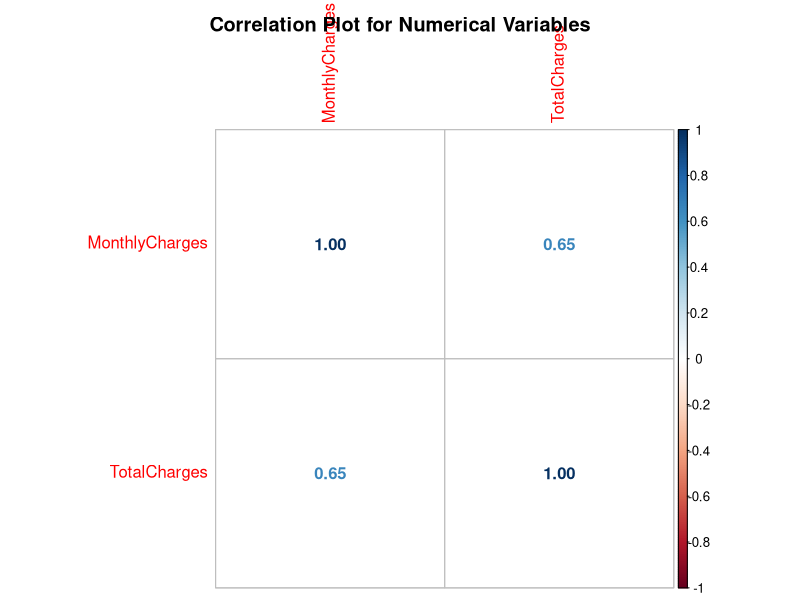
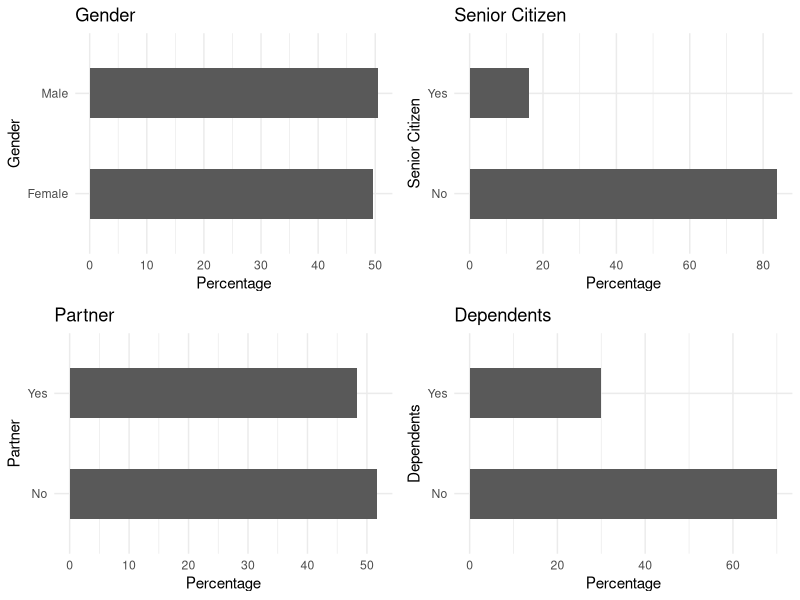
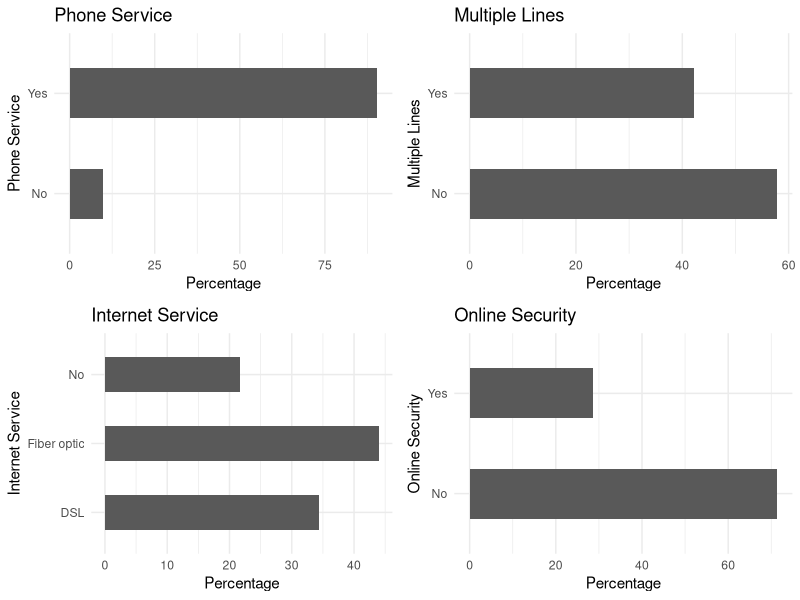
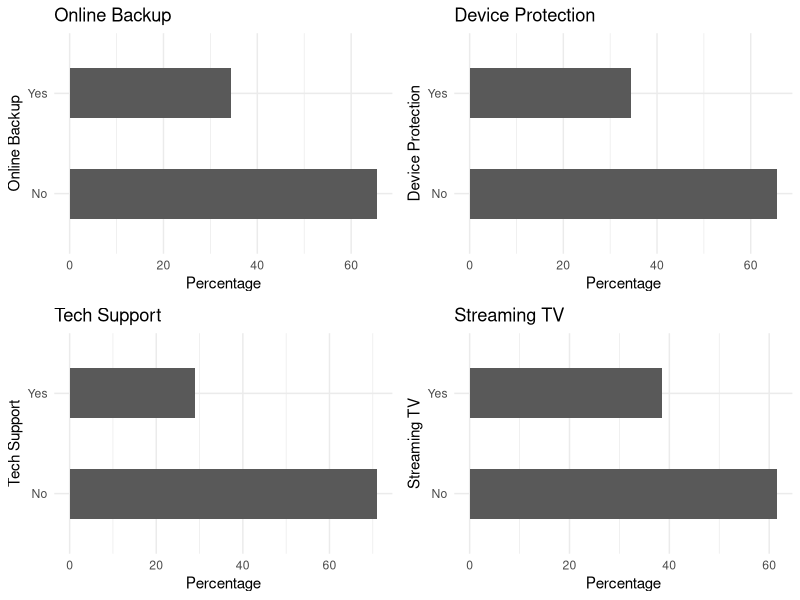
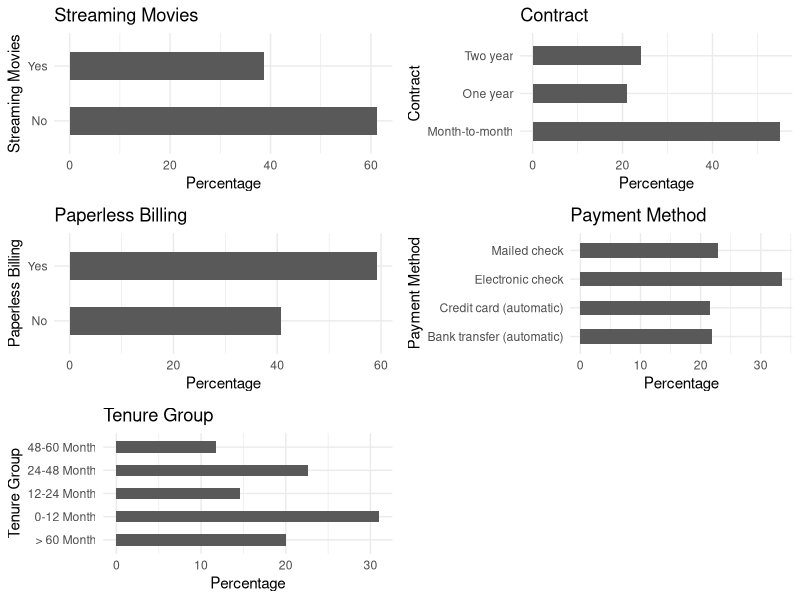
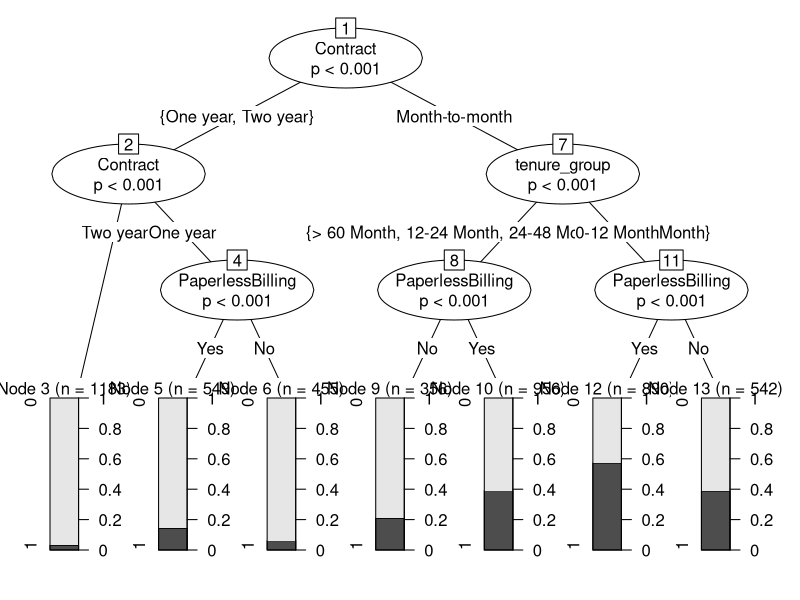
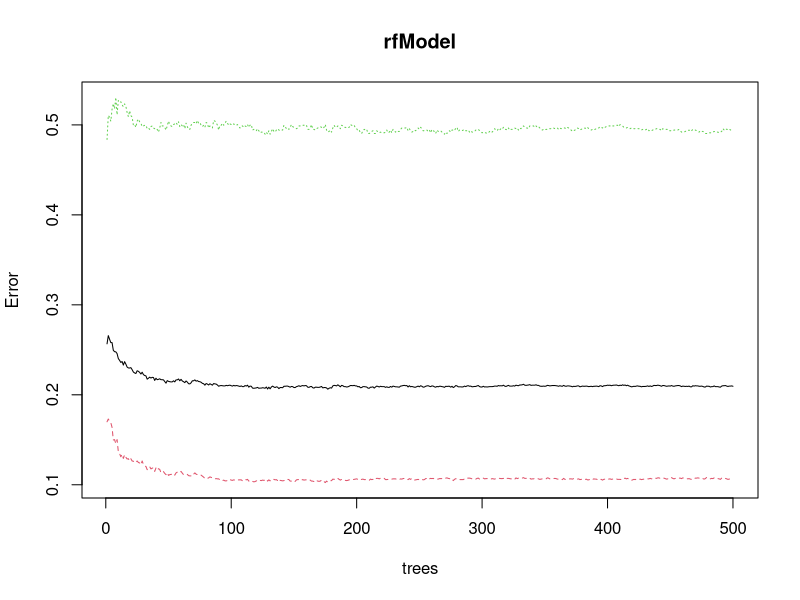
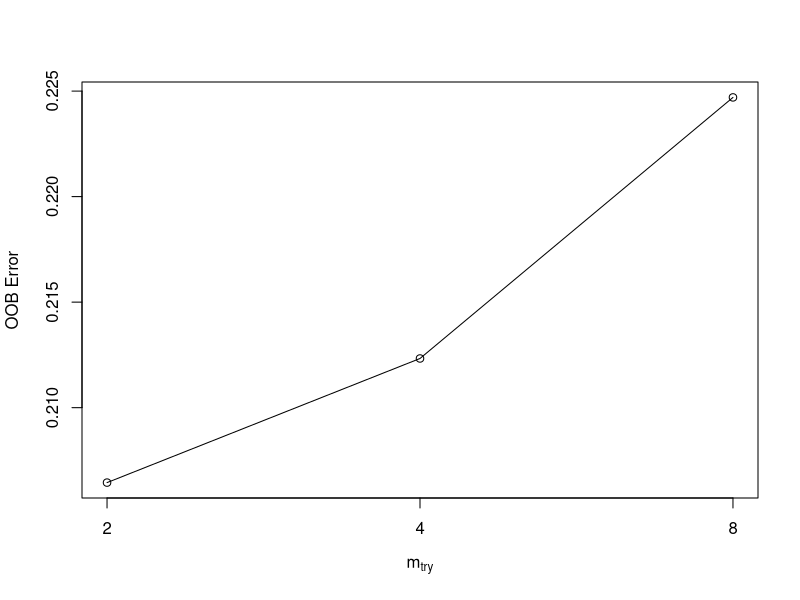

The R script that drew these images, in order:
#Data Preprocessing
library(plyr)
library(corrplot)
library(ggplot2)
library(gridExtra)
library(ggthemes)
library(caret)
library(MASS)
library(randomForest)
library(party)
churn <- read.csv('Telco-Customer-Churn.csv')
str(churn)

#missing values
sapply(churn, function(x) sum(is.na(x)))
#remove 11 missing records
churn <- churn[complete.cases(churn), ]

#Recode columns
cols_recode1 <- c(10:15)
for(i in 1:ncol(churn[,cols_recode1])) {
  churn[,cols_recode1][,i] <- as.factor(mapvalues
                                        (churn[,cols_recode1][,i], from =c("No internet service"),to=c("No")))
}

churn$MultipleLines <- as.factor(
  mapvalues(churn$MultipleLines, 
  from=c("No phone service"),
       to=c("No")))

min(churn$tenure); max(churn$tenure)

group_tenure <- function(tenure){
  if (tenure >= 0 & tenure <= 12){
    return('0-12 Month')
  }else if(tenure > 12 & tenure <= 24){
    return('12-24 Month')
  }else if (tenure > 24 & tenure <= 48){
    return('24-48 Month')
  }else if (tenure > 48 & tenure <=60){
    return('48-60 Month')
  }else if (tenure > 60){
    return('> 60 Month')
  }
}
churn$tenure_group <- sapply(churn$tenure,group_tenure)
churn$tenure_group <- as.factor(churn$tenure_group)

churn$SeniorCitizen <- as.factor(mapvalues(churn$SeniorCitizen,
                                           from=c("0","1"),
                                           to=c("No", "Yes")))

#Remove columns we don't need
churn$customerID <- NULL
churn$tenure <- NULL

churn$Churn <- as.factor(mapvalues(churn$Churn,
                                   from=c("No", "Yes"),
                                   to=c("0","1")))

#Exploratory data analysis and feature selection
#Correlation between numerical values

numeric.var <- sapply(churn, is.numeric)
corr.matrix <- cor(churn[,numeric.var])
corrplot(corr.matrix, main="\n\nCorrelation Plot for Numerical Variables", method="number")

#They are correlated so we will remove one, Total Charges
churn$TotalCharges <- NULL

#Bar plots of categorical variables
p1 <- ggplot(churn, aes(x=gender)) + ggtitle("Gender") + xlab("Gender") +
  geom_bar(aes(y = 100*(..count..)/sum(..count..)), width = 0.5) + ylab("Percentage") + coord_flip() + theme_minimal()
p2 <- ggplot(churn, aes(x=SeniorCitizen)) + ggtitle("Senior Citizen") + xlab("Senior Citizen") + 
  geom_bar(aes(y = 100*(..count..)/sum(..count..)), width = 0.5) + ylab("Percentage") + coord_flip() + theme_minimal()
p3 <- ggplot(churn, aes(x=Partner)) + ggtitle("Partner") + xlab("Partner") + 
  geom_bar(aes(y = 100*(..count..)/sum(..count..)), width = 0.5) + ylab("Percentage") + coord_flip() + theme_minimal()
p4 <- ggplot(churn, aes(x=Dependents)) + ggtitle("Dependents") + xlab("Dependents") +
  geom_bar(aes(y = 100*(..count..)/sum(..count..)), width = 0.5) + ylab("Percentage") + coord_flip() + theme_minimal()
grid.arrange(p1, p2, p3, p4, ncol=2)

p5 <- ggplot(churn, aes(x=PhoneService)) + ggtitle("Phone Service") + xlab("Phone Service") +
  geom_bar(aes(y = 100*(..count..)/sum(..count..)), width = 0.5) + ylab("Percentage") + coord_flip() + theme_minimal()
p6 <- ggplot(churn, aes(x=MultipleLines)) + ggtitle("Multiple Lines") + xlab("Multiple Lines") + 
  geom_bar(aes(y = 100*(..count..)/sum(..count..)), width = 0.5) + ylab("Percentage") + coord_flip() + theme_minimal()
p7 <- ggplot(churn, aes(x=InternetService)) + ggtitle("Internet Service") + xlab("Internet Service") + 
  geom_bar(aes(y = 100*(..count..)/sum(..count..)), width = 0.5) + ylab("Percentage") + coord_flip() + theme_minimal()
p8 <- ggplot(churn, aes(x=OnlineSecurity)) + ggtitle("Online Security") + xlab("Online Security") +
  geom_bar(aes(y = 100*(..count..)/sum(..count..)), width = 0.5) + ylab("Percentage") + coord_flip() + theme_minimal()
grid.arrange(p5, p6, p7, p8, ncol=2)

p9 <- ggplot(churn, aes(x=OnlineBackup)) + ggtitle("Online Backup") + xlab("Online Backup") +
  geom_bar(aes(y = 100*(..count..)/sum(..count..)), width = 0.5) + ylab("Percentage") + coord_flip() + theme_minimal()
p10 <- ggplot(churn, aes(x=DeviceProtection)) + ggtitle("Device Protection") + xlab("Device Protection") + 
  geom_bar(aes(y = 100*(..count..)/sum(..count..)), width = 0.5) + ylab("Percentage") + coord_flip() + theme_minimal()
p11 <- ggplot(churn, aes(x=TechSupport)) + ggtitle("Tech Support") + xlab("Tech Support") + 
  geom_bar(aes(y = 100*(..count..)/sum(..count..)), width = 0.5) + ylab("Percentage") + coord_flip() + theme_minimal()
p12 <- ggplot(churn, aes(x=StreamingTV)) + ggtitle("Streaming TV") + xlab("Streaming TV") +
  geom_bar(aes(y = 100*(..count..)/sum(..count..)), width = 0.5) + ylab("Percentage") + coord_flip() + theme_minimal()
grid.arrange(p9, p10, p11, p12, ncol=2)

p13 <- ggplot(churn, aes(x=StreamingMovies)) + ggtitle("Streaming Movies") + xlab("Streaming Movies") +
  geom_bar(aes(y = 100*(..count..)/sum(..count..)), width = 0.5) + ylab("Percentage") + coord_flip() + theme_minimal()
p14 <- ggplot(churn, aes(x=Contract)) + ggtitle("Contract") + xlab("Contract") + 
  geom_bar(aes(y = 100*(..count..)/sum(..count..)), width = 0.5) + ylab("Percentage") + coord_flip() + theme_minimal()
p15 <- ggplot(churn, aes(x=PaperlessBilling)) + ggtitle("Paperless Billing") + xlab("Paperless Billing") + 
  geom_bar(aes(y = 100*(..count..)/sum(..count..)), width = 0.5) + ylab("Percentage") + coord_flip() + theme_minimal()
p16 <- ggplot(churn, aes(x=PaymentMethod)) + ggtitle("Payment Method") + xlab("Payment Method") +
  geom_bar(aes(y = 100*(..count..)/sum(..count..)), width = 0.5) + ylab("Percentage") + coord_flip() + theme_minimal()
p17 <- ggplot(churn, aes(x=tenure_group)) + ggtitle("Tenure Group") + xlab("Tenure Group") +
  geom_bar(aes(y = 100*(..count..)/sum(..count..)), width = 0.5) + ylab("Percentage") + coord_flip() + theme_minimal()
grid.arrange(p13, p14, p15, p16, p17, ncol=2)

#Logistic Regression
#First, we split the data into training and testing sets:
intrain<- createDataPartition(churn$Churn,p=0.7,list=FALSE)
set.seed(2021)
training<- churn[intrain,]
testing<- churn[-intrain,]

#Fitting the Logistic Regression Model:
LogModel <- glm(Churn ~ .,family=binomial(link="logit"),data=training)
print(summary(LogModel))

#Feature Analysis
anova(LogModel, test="Chisq")

#Assessing the predictive ability of the Logistic Regression model
#testing$Churn <- as.character(testing$Churn)
#testing$Churn[testing$Churn=="No"] <- "0"
#testing$Churn[testing$Churn=="Yes"] <- "1"
fitted.results <- predict(LogModel,newdata=testing,type='response')
fitted.results <- ifelse(fitted.results > 0.5,1,0)
misClasificError <- mean(fitted.results != testing$Churn)
print(paste('Logistic Regression Accuracy',1-misClasificError))

print("Confusion Matrix for Logistic Regression"); 
table(testing$Churn, fitted.results > 0.5)

#Odds Ratio
library(MASS)
exp(cbind(OR=coef(LogModel), confint(LogModel)))

#Decision Tree
#Decision Tree visualization

#Convert variables used in model to factors
training$Contract <- factor(training$Contract)
training$tenure_group <- factor(training$tenure_group)
training$PaperlessBilling <- factor(training$PaperlessBilling)

tree <- ctree(Churn~Contract+tenure_group+PaperlessBilling, training)
plot(tree)

#Decision Tree Confusion Matrix
testing$Contract <- factor(testing$Contract)
testing$tenure_group <- factor(testing$tenure_group)
testing$PaperlessBilling <- factor(testing$PaperlessBilling)

pred_tree <- predict(tree, testing)
print("Confusion Matrix for Decision Tree"); table(Predicted = pred_tree, Actual = testing$Churn)

#Decision Tree Accuracy
p1 <- predict(tree, training)
tab1 <- table(Predicted = p1, Actual = training$Churn)
tab2 <- table(Predicted = pred_tree, Actual = testing$Churn)
print(paste('Decision Tree Accuracy',sum(diag(tab2))/sum(tab2)))

#Random Forest
#Initial Model
rfModel <- randomForest(Churn ~., data = training)
print(rfModel)

#Random Forest Prediction and Confusion Matrix
pred_rf <- predict(rfModel, testing)
caret::confusionMatrix(pred_rf, testing$Churn)

#Random Forest Error Rate
plot(rfModel)

#Tune Random Forest Model
t <- tuneRF(training[, -18], training[, 18], stepFactor = 0.5, plot = TRUE, ntreeTry = 200, trace = TRUE, improve = 0.05)

#Fit the Random Forest Model After Tuning
rfModel_new <- randomForest(Churn ~., data = training, ntree = 200, mtry = 2, importance = TRUE, proximity = TRUE)
print(rfModel_new)

#Random Forest Predictions and Confusion Matrix After Tuning
pred_rf_new <- predict(rfModel_new, testing)
caret::confusionMatrix(pred_rf_new, testing$Churn)

#Random Forest Feature Importance
varImpPlot(rfModel_new, sort=T, n.var = 10, main = 'Top 10 Feature Importance')
